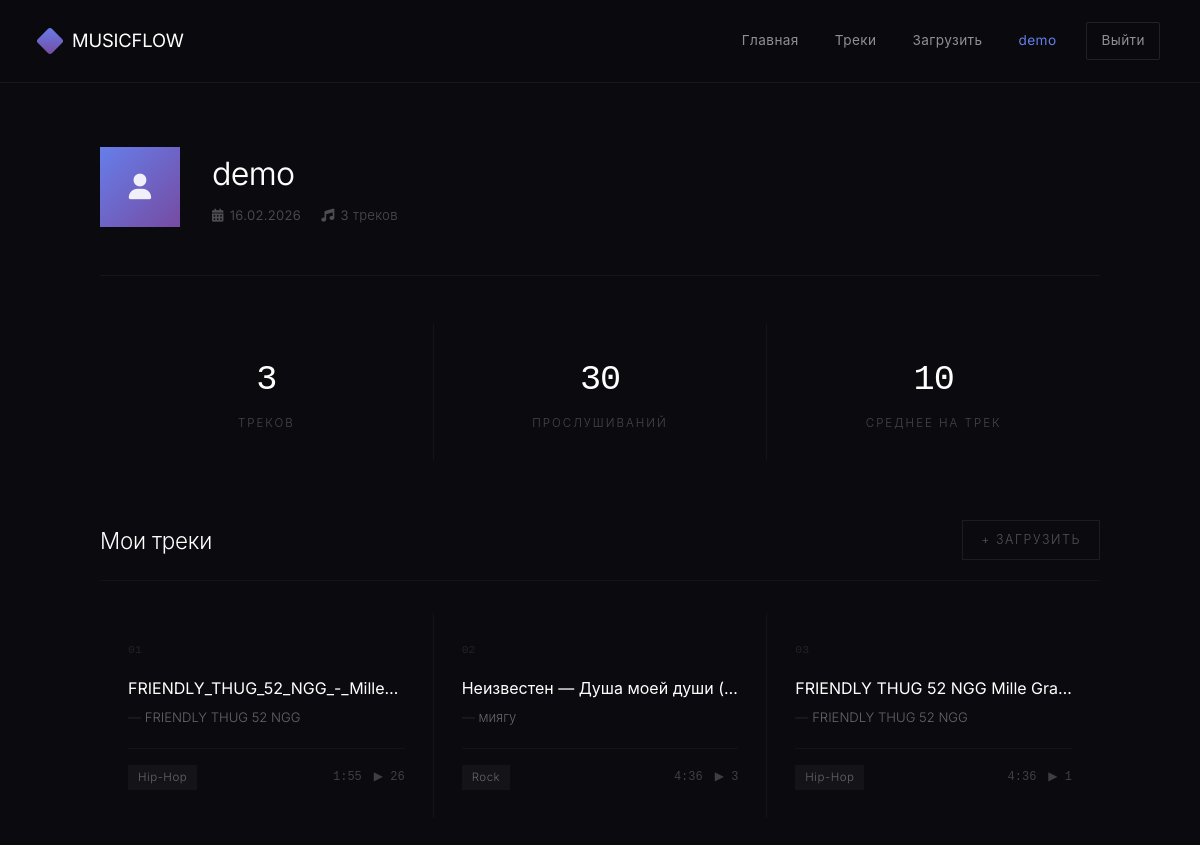
The page /profile (signed in) on the database as committed earlier.
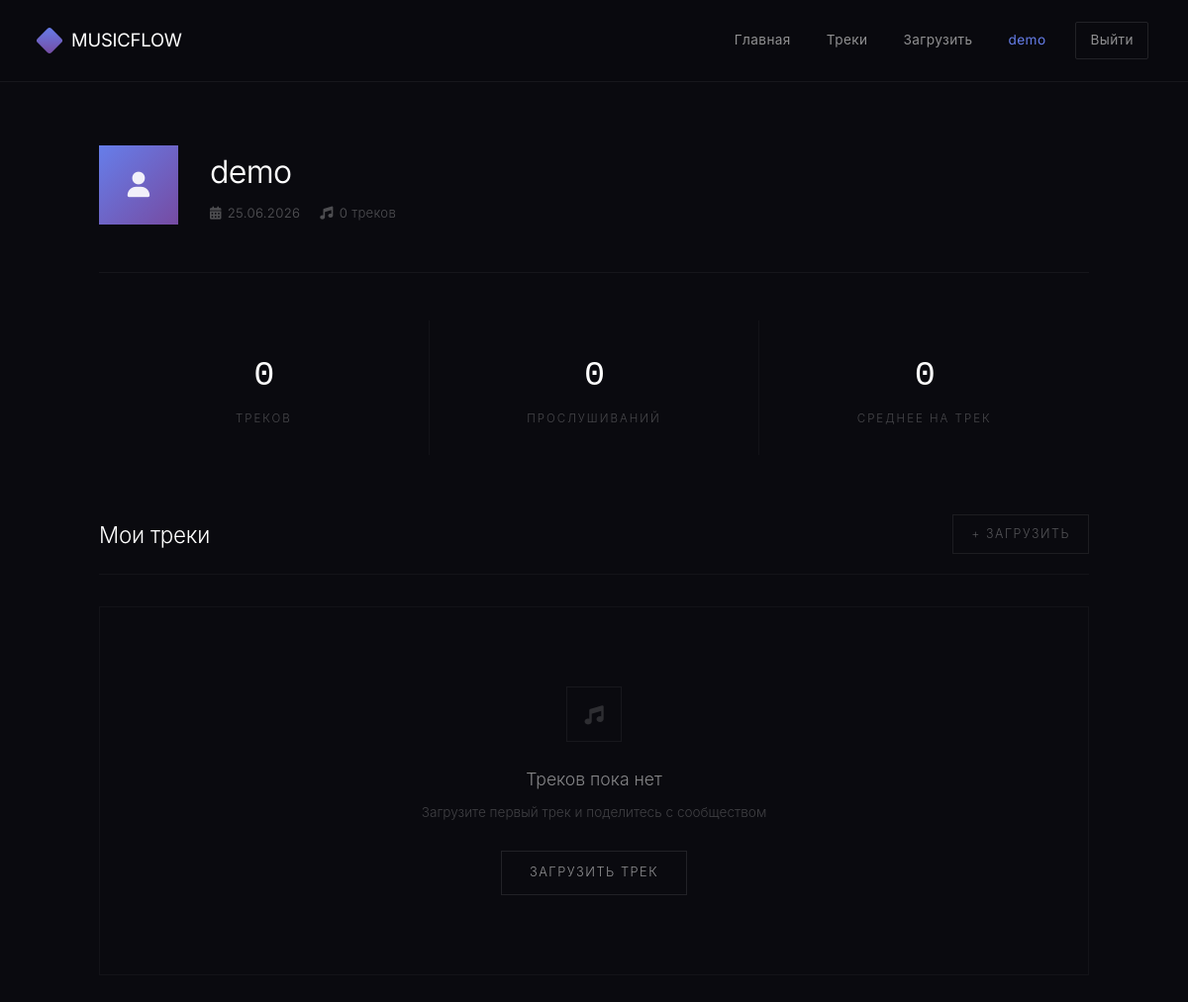
The same page on the database as committed later.
### app.py (models this page shows, shortened)
class Users(UserMixin, db.Model):
    __tablename__ = 'users'
    id            = db.Column(db.Integer, primary_key=True)
    username      = db.Column(db.String(80), unique=True, nullable=False)
    email         = db.Column(db.String(120), unique=True, nullable=False)
    password_hash = db.Column(db.String(256))
    created_at    = db.Column(db.DateTime, default=lambda: datetime.now(timezone.utc))

class Song(db.Model):
    id          = db.Column(db.Integer, primary_key=True)
    title       = db.Column(db.String(100), nullable=False)
    artist      = db.Column(db.String(100), nullable=False)
    genre       = db.Column(db.String(50), nullable=False)
    duration    = db.Column(db.String(10))
    filename    = db.Column(db.String(200))
    plays       = db.Column(db.Integer, default=0)
    upload_date = db.Column(db.DateTime, default=lambda: datetime.now(timezone.utc))
    user_id     = db.Column(db.Integer, db.ForeignKey('users.id'))

### app.py (the view)
@app.route('/profile')
@login_required
def profile():
    user_songs = Song.query.filter_by(user_id=current_user.id).all()
    return render_template('profile.html', user_songs=user_songs)

### app.py (called while the page is built)
@app.after_request
def set_security_headers(response):
    response.headers['X-Frame-Options'] = 'SAMEORIGIN'
    response.headers['X-Content-Type-Options'] = 'nosniff'
    response.headers['Referrer-Policy'] = 'strict-origin-when-cross-origin'
    response.headers['X-XSS-Protection'] = '1; mode=block'
    response.headers['Permissions-Policy'] = 'geolocation=(), microphone=(), camera=()'
    return response

@login_manager.user_loader
def load_user(user_id):
    return db.session.get(Users, int(user_id))

### templates/profile.html (shortened to what this page needs)
{% extends "base.html" %}
{% block content %}
<div class="profile-page">
    <div class="profile-header">
        <div class="profile-avatar">
            <i class="fas fa-user"></i>
        </div>
        <div>
            <div class="profile-info-name">{{ current_user.username }}</div>
            <div class="profile-info-meta">
                <span><i class="fas fa-calendar-alt"></i> {{ current_user.created_at.strftime('%d.%m.%Y') }}</span>
                <span><i class="fas fa-music"></i> {{ user_songs|length }} треков</span>
            </div>
        </div>
    </div>
    <div class="stats-row">
        <div class="stat-cell">
            <div class="stat-cell-num">{{ user_songs|length }}</div>
            <div class="stat-cell-label">Треков</div>
        </div>
        <div class="stat-cell">
            <div class="stat-cell-num">{{ user_songs|sum(attribute='plays') }}</div>
            <div class="stat-cell-label">Прослушиваний</div>
        </div>
        <div class="stat-cell">
            <div class="stat-cell-num">
                {% if user_songs %}
                    {{ (user_songs|sum(attribute='plays') / user_songs|length)|round|int }}
                {% else %}0{% endif %}
            </div>
            <div class="stat-cell-label">Среднее на трек</div>
        </div>
    </div>
    <div class="section-head">
        <h2>Мои треки</h2>
        <a href="/upload" class="upload-link">+ Загрузить</a>
    </div>
    {% if user_songs %}
        <div class="songs-grid">
            {% for song in user_songs %}
            <div class="song-card">
                <div class="song-card-num">{{ "%02d"|format(loop.index) }}</div>
                <div class="song-card-title">{{ song.title }}</div>
                <div class="song-card-artist">{{ song.artist }}</div>
                <div class="song-card-footer">
                    <span class="song-card-genre">{{ song.genre }}</span>
                    <div class="song-card-meta">
                        <span>{{ song.duration or '—' }}</span>
                        <span>▶ {{ song.plays }}</span>
                    </div>
                </div>
            </div>
            {% endfor %}
        </div>
    {% else %}
        <div class="empty-state">
            <div class="empty-state-icon"><i class="fas fa-music"></i></div>
            <h3>Треков пока нет</h3>
            <p>Загрузите первый трек и поделитесь с сообществом</p>
            <a href="/upload">Загрузить трек</a>
        </div>
    {% endif %}
</div>
{% endblock %}

### templates/base.html (shortened to what this page needs)
<!DOCTYPE html>
<html lang="ru">
<head>
    <link rel="stylesheet" href="https://cdnjs.cloudflare.com/ajax/libs/font-awesome/6.0.0/css/all.min.css">
</head>
<body>
    <nav class="site-nav">
        <div class="nav-inner">
            <a href="/" class="nav-logo">
                <div class="nav-logo-icon"></div>
                MUSICFLOW
            </a>
            <div class="nav-links" id="nav-links">
                <a href="/"
                   class="{% if request.endpoint == 'home' %}active{% endif %}"
                   onclick="closeNav()">Главная</a>
                <a href="/music"
                   class="{% if request.endpoint == 'show_music' %}active{% endif %}"
                   onclick="closeNav()">Треки</a>
                {% if current_user.is_authenticated %}
                    <a href="/upload"
                       class="{% if request.endpoint == 'upload' %}active{% endif %}"
                       onclick="closeNav()">Загрузить</a>
                    <a href="/profile"
                       class="{% if request.endpoint == 'profile' %}active{% endif %}"
                       onclick="closeNav()">{{ current_user.username }}</a>
                    <a href="/logout" class="nav-cta" onclick="closeNav()">Выйти</a>
                {% else %}
                    <a href="/login"
                       class="{% if request.endpoint == 'login' %}active{% endif %}"
                       onclick="closeNav()">Войти</a>
                    <a href="/register" class="nav-cta" onclick="closeNav()">Регистрация</a>
                {% endif %}
            </div>
        </div>
    </nav>
    <div class="flash-wrap">
    </div>
    <main class="main-content">
        {% block content %}{% endblock %}
    </main>
</body>
</html>

### templates/base.html (style rules this page uses)
*, *::before, *::after { margin: 0; padding: 0; box-sizing: border-box; }
:root { --accent: #667eea; --accent-soft: rgba(102,126,234,0.12); --bg: #0a0a0f; --surface: rgba(255,255,255,0.02); --border: rgba(255,255,255,0.06); --border-mid: rgba(255,255,255,0.1); --text-1: #ffffff; --text-2: rgba(255,255,255,0.55); --text-3: rgba(255,255,255,0.28); --error: rgba(255,80,80,0.85); --success: rgba(80,220,140,0.85); }
html { scroll-behavior: smooth; }
body { font-family: 'Inter', -apple-system, BlinkMacSystemFont, sans-serif; background: var(--bg); color: var(--text-1); min-height: 100vh; line-height: 1.6; font-weight: 300; -webkit-font-smoothing: antialiased; }
.site-nav { padding: 22px 40px; border-bottom: 1px solid var(--border); position: sticky; top: 0; z-index: 500; background: rgba(10,10,15,0.92); backdrop-filter: blur(14px); -webkit-backdrop-filter: blur(14px); }
.nav-inner { max-width: 1400px; margin: 0 auto; display: flex; justify-content: space-between; align-items: center; }
.nav-logo { display: flex; align-items: center; gap: 12px; text-decoration: none; color: var(--text-1); font-size: 1.15rem; font-weight: 400; letter-spacing: -0.01em; }
.nav-logo-icon { width: 20px; height: 20px; background: linear-gradient(135deg, var(--accent) 0%, #764ba2 100%); border-radius: 3px; transform: rotate(45deg); flex-shrink: 0; }
.nav-links { display: flex; align-items: center; gap: 8px; }
.nav-links a { color: var(--text-2); text-decoration: none; font-size: 0.85rem; font-weight: 400; letter-spacing: 0.4px; padding: 7px 14px; border-radius: 2px; transition: color 0.2s ease; position: relative; }
.nav-links a.active { color: var(--accent); }
.nav-links a.nav-cta { border: 1px solid var(--border-mid); color: var(--text-2); margin-left: 8px; transition: all 0.25s ease; }
.flash-wrap { max-width: 1400px; margin: 0 auto; padding: 16px 40px 0; }
.main-content { max-width: 1400px; margin: 0 auto; padding: 48px 40px 80px; }

Rows that differ between the two databases and show on the page:
removed Song: title "FRIENDLY_THUG_52_NGG_-_Mille…", artist "FRIENDLY THUG 52 NGG", genre "Hip-Hop", duration "1:55", plays "26"
removed Song: title "Неизвестен — Душа моей души (…", artist "миягу", genre "Rock", duration "4:36", plays "3"
removed Song: title "FRIENDLY THUG 52 NGG Mille Gra…", artist "FRIENDLY THUG 52 NGG", genre "Hip-Hop", duration "4:36", plays "1"
changed Users "demo": created_at "16.02.2026" → "25.06.2026"
Other text that changed with them:
{{ user_songs|length }}: "3" → "0"
{{ user_songs|sum(attribute='plays') }}: "30" → "0"
{{ (user_songs|sum(attribute='plays') / user_songs|length)|round|int }}: "10" → (not shown)
text now shown: "0 Треков пока нет Загрузите первый трек и поделитесь с сообществом ЗАГРУЗИТЬ ТРЕК"
